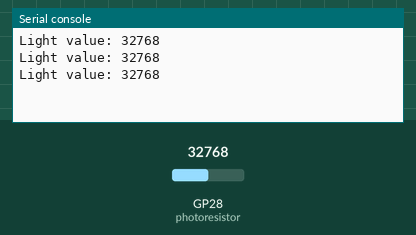
This program was run on a simulated Raspberry Pi Pico running MicroPython. Parts: the last lines printed to the serial console. The inputs (shaded band) are chosen by the test bench; at power-on: GP28 (photoresistor) = 32768 (analog values on the 0–65535 scale).

Above: at 1.2 s.
1.3 s: GP28 (photoresistor) set to 45874
At 1.9 s:
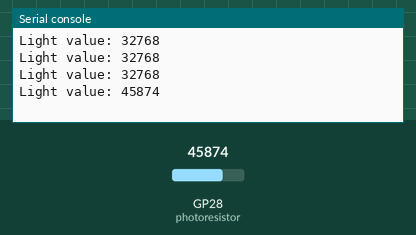
2.8 s: GP28 (photoresistor) set to 57670
At 3.4 s:
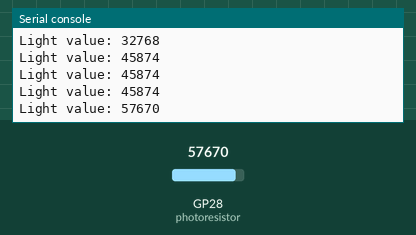
Timing chart, 0 to 5.8 s (numbered marks = the images above; inputs shaded):
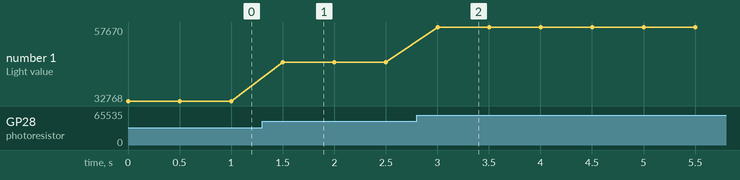

The program:

2.12_feel_the_light.py
```python
import machine
import utime

# Initialize ADC on GP28
photoresistor = machine.ADC(28)

while True:
    # Read the analog value (0-65535)
    light_value = photoresistor.read_u16()
    print("Light value:", light_value)
    utime.sleep(0.5)
```

Measured:
- after the input at 1.3 s, the serial console: prints a new line after 0.20 s (image 1)
- after the input at 2.8 s, the serial console: prints a new line after 0.20 s (image 2)
- plotted number 1: 32768 → 45874 after the input at 1.3 s, 45874 → 57670 after the input at 2.8 s
